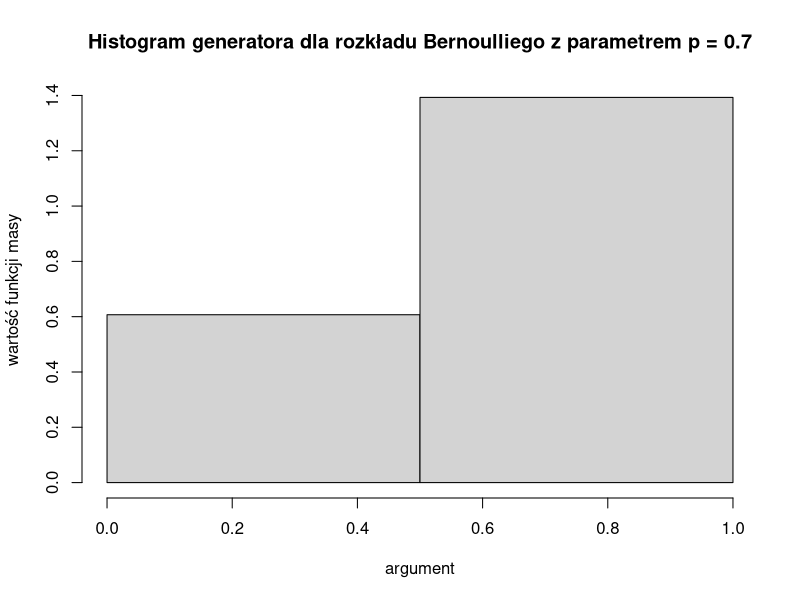
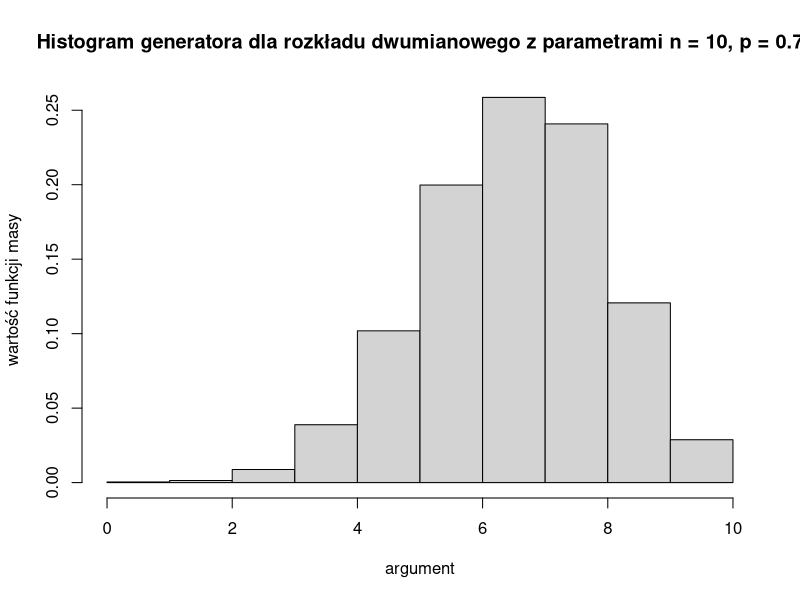
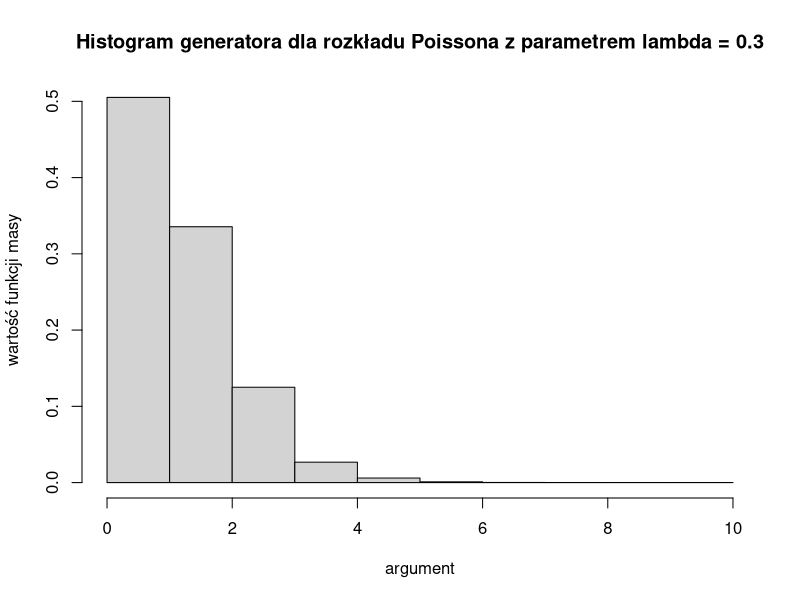

Reproduce these figures in R, in order.
# Bernoulli distribution generator

generate.bernoulli <- function(p) {
	random.value <- runif(1)
	if (random.value < p) {
		return(1)
	} else {
		return(0)
	}
}

# Binomial distribution generator

#generate.binomial <- function(n, p) {
#	random.value <- runif(1)
#	k = 0
#	n.choose.k <- 1
#	cdf <- 0
#	while (cdf < random.value) {
#		cdf <- cdf + n.choose.k * p^k * (1 - p)^(n - k)
#		k <- k + 1
#		n.choose.k <- n.choose.k * (n - k + 1) / k
#	}
#	return(k)
#}

generate.binomial <- function(n, p) {
	successes <- 0
	for (i in 1:n) {
		if (generate.bernoulli(p) == 1) {
			successes <- successes + 1
		}
	}
	return(successes)
}

# Poisson distribution generator

generate.poisson <- function(lambda) {
	random.value <- runif(1)
	k <- 0
	mass <- exp(-lambda)
	cdf <- 0
	while (cdf < random.value) {
		cdf <- cdf + mass
		k <- k + 1
		mass <- mass * lambda / k
	}
	return(k)
}

# testing

no.repeats <- 10000

bernoulli.numbers <- 0:1

for (i in 1:no.repeats) {
	bernoulli.numbers <- c(bernoulli.numbers, generate.bernoulli(0.7))
}

png("bernoulli.png")
hist(bernoulli.numbers, breaks = 2, probability = TRUE, xlim = c(0, 1), main = "Histogram generatora dla rozkładu Bernoulliego z parametrem p = 0.7", xlab = "argument", ylab = "wartość funkcji masy")
dev.off()

binomial.numbers <- 0:10

for (i in 1:no.repeats) {
	binomial.numbers <- c(binomial.numbers, generate.binomial(10, 0.7))
}

png("binomial.png")
hist(binomial.numbers, breaks = 10, probability = TRUE, xlim = c(0, 10), main = "Histogram generatora dla rozkładu dwumianowego z parametrami n = 10, p = 0.7", xlab = "argument", ylab = "wartość funkcji masy")
dev.off()

poisson.numbers <- 0:10

for (i in 1:no.repeats) {
	poisson.numbers <- c(poisson.numbers, generate.poisson(0.7))
}

png("poisson.png")
hist(poisson.numbers, breaks = 10, probability = TRUE, xlim = c(0, 10), main = "Histogram generatora dla rozkładu Poissona z parametrem lambda = 0.3", xlab = "argument", ylab = "wartość funkcji masy")
dev.off()
